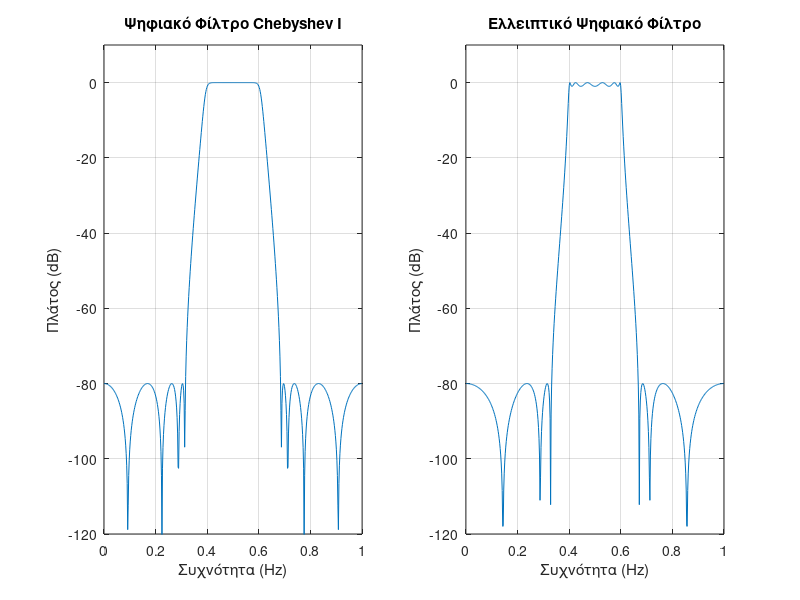

Write the MATLAB code that produced this figure.
% Example 13.21
clear all; clc

% Προδιαγραφές ψηφιακού φίλτρου 
ws = [0.3*pi  0.7*pi]; 
wp = [0.4*pi  0.6*pi]; 
Rp = 1; As = 80;

% Υπολογισμός ψηφιακού φίλτρου Chebyshev II
[N1, wn1] = cheb2ord(wp/pi, ws/pi, Rp, As);
[b1, a1] = cheby2(N1, As, wn1);

% Υπολογισμός ψηφιακού ελλειπτικού φίλτρου 
[N2, wn2] = ellipord(wp/pi, ws/pi, Rp, As);
[b2, a2] = ellip(N2, Rp, As, wn2);

% Συνάρτηση μεταφοράς ψηφιακών φίλτρων
[H1, w1] = freqz(b1, a1, 512);
[H2, w2] = freqz(b2, a2, 512);

% Σχεδιασμός φασμάτων ψηφιακών φίλτρων
subplot(121); plot(w1/pi, 20*log10(abs(H1))); grid on; 
ylim([-120, 10]); xlabel('Συχνότητα (Hz)'), ylabel('Πλάτος (dB)');
title('Ψηφιακό Φίλτρο Chebyshev I');
subplot(122); plot(w2/pi, 20*log10(abs(H2))); grid on; 
ylim([-120, 10]); xlabel('Συχνότητα (Hz)'), ylabel('Πλάτος (dB)');
title('Ελλειπτικό Ψηφιακό Φίλτρο');